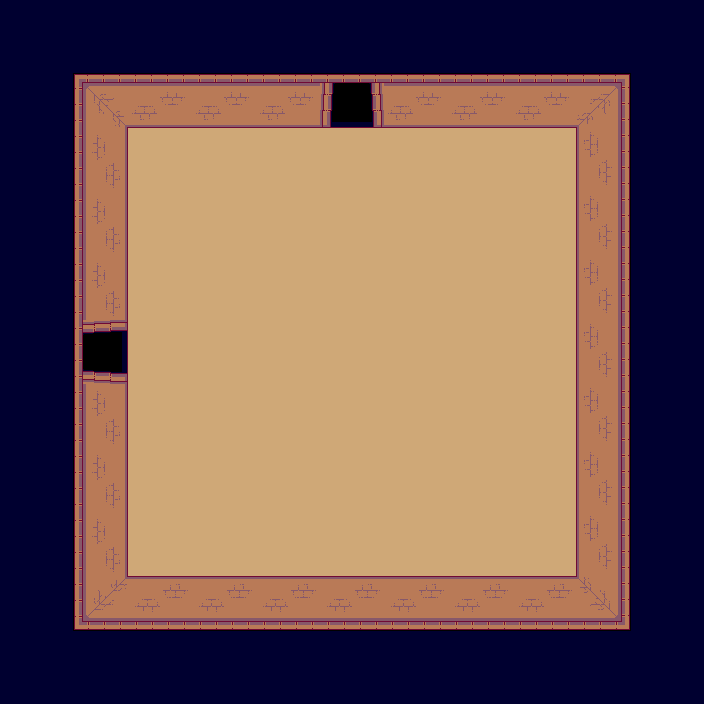

The image is a tile-based game level rendered from a .tmx file. Its description and complete source (layers, tilesets, objects, tile grids) follow:
An orthogonal 11x11 tile map with 64x64 px tiles, 2 tile layers (background, collision) and 3 objects (2x door, hero).

<map version="1.0" tiledversion="1.0.3" orientation="orthogonal" renderorder="right-down" width="11" height="11" tilewidth="64" tileheight="64" nextobjectid="4">
 <tileset firstgid="1" name="tileset" tilewidth="64" tileheight="64" tilecount="16" columns="4">
  <image source="../images/tileset.png" width="256" height="256" />
 </tileset>
 <layer name="background" width="11" height="11">
  <data>
   <tile gid="0" />
   <tile gid="0" />
   <tile gid="0" />
   <tile gid="0" />
   <tile gid="0" />
   <tile gid="0" />
   <tile gid="0" />
   <tile gid="0" />
   <tile gid="0" />
   <tile gid="0" />
   <tile gid="0" />
   <tile gid="0" />
   <tile gid="0" />
   <tile gid="0" />
   <tile gid="0" />
   <tile gid="0" />
   <tile gid="16" />
   <tile gid="0" />
   <tile gid="0" />
   <tile gid="0" />
   <tile gid="0" />
   <tile gid="0" />
   <tile gid="0" />
   <tile gid="0" />
   <tile gid="6" />
   <tile gid="6" />
   <tile gid="6" />
   <tile gid="6" />
   <tile gid="6" />
   <tile gid="6" />
   <tile gid="6" />
   <tile gid="0" />
   <tile gid="0" />
   <tile gid="0" />
   <tile gid="0" />
   <tile gid="6" />
   <tile gid="6" />
   <tile gid="6" />
   <tile gid="6" />
   <tile gid="6" />
   <tile gid="6" />
   <tile gid="6" />
   <tile gid="0" />
   <tile gid="0" />
   <tile gid="0" />
   <tile gid="0" />
   <tile gid="6" />
   <tile gid="6" />
   <tile gid="6" />
   <tile gid="6" />
   <tile gid="6" />
   <tile gid="6" />
   <tile gid="6" />
   <tile gid="0" />
   <tile gid="0" />
   <tile gid="0" />
   <tile gid="13" />
   <tile gid="6" />
   <tile gid="6" />
   <tile gid="6" />
   <tile gid="6" />
   <tile gid="6" />
   <tile gid="6" />
   <tile gid="6" />
   <tile gid="0" />
   <tile gid="0" />
   <tile gid="0" />
   <tile gid="0" />
   <tile gid="6" />
   <tile gid="6" />
   <tile gid="6" />
   <tile gid="6" />
   <tile gid="6" />
   <tile gid="6" />
   <tile gid="6" />
   <tile gid="0" />
   <tile gid="0" />
   <tile gid="0" />
   <tile gid="0" />
   <tile gid="6" />
   <tile gid="6" />
   <tile gid="6" />
   <tile gid="6" />
   <tile gid="6" />
   <tile gid="6" />
   <tile gid="6" />
   <tile gid="0" />
   <tile gid="0" />
   <tile gid="0" />
   <tile gid="0" />
   <tile gid="6" />
   <tile gid="6" />
   <tile gid="6" />
   <tile gid="6" />
   <tile gid="6" />
   <tile gid="6" />
   <tile gid="6" />
   <tile gid="0" />
   <tile gid="0" />
   <tile gid="0" />
   <tile gid="0" />
   <tile gid="0" />
   <tile gid="0" />
   <tile gid="0" />
   <tile gid="0" />
   <tile gid="0" />
   <tile gid="0" />
   <tile gid="0" />
   <tile gid="0" />
   <tile gid="0" />
   <tile gid="0" />
   <tile gid="0" />
   <tile gid="0" />
   <tile gid="0" />
   <tile gid="0" />
   <tile gid="0" />
   <tile gid="0" />
   <tile gid="0" />
   <tile gid="0" />
   <tile gid="0" />
   <tile gid="0" />
  </data>
 </layer>
 <layer name="collision" width="11" height="11">
  <properties>
   <property name="collision" value="true" />
  </properties>
  <data>
   <tile gid="4" />
   <tile gid="4" />
   <tile gid="4" />
   <tile gid="4" />
   <tile gid="4" />
   <tile gid="4" />
   <tile gid="4" />
   <tile gid="4" />
   <tile gid="4" />
   <tile gid="4" />
   <tile gid="4" />
   <tile gid="4" />
   <tile gid="1" />
   <tile gid="2" />
   <tile gid="2" />
   <tile gid="2" />
   <tile gid="0" />
   <tile gid="2" />
   <tile gid="2" />
   <tile gid="2" />
   <tile gid="3" />
   <tile gid="4" />
   <tile gid="4" />
   <tile gid="5" />
   <tile gid="0" />
   <tile gid="0" />
   <tile gid="0" />
   <tile gid="0" />
   <tile gid="0" />
   <tile gid="0" />
   <tile gid="0" />
   <tile gid="7" />
   <tile gid="4" />
   <tile gid="4" />
   <tile gid="5" />
   <tile gid="0" />
   <tile gid="0" />
   <tile gid="0" />
   <tile gid="0" />
   <tile gid="0" />
   <tile gid="0" />
   <tile gid="0" />
   <tile gid="7" />
   <tile gid="4" />
   <tile gid="4" />
   <tile gid="5" />
   <tile gid="0" />
   <tile gid="0" />
   <tile gid="0" />
   <tile gid="0" />
   <tile gid="0" />
   <tile gid="0" />
   <tile gid="0" />
   <tile gid="7" />
   <tile gid="4" />
   <tile gid="4" />
   <tile gid="0" />
   <tile gid="0" />
   <tile gid="0" />
   <tile gid="0" />
   <tile gid="0" />
   <tile gid="0" />
   <tile gid="0" />
   <tile gid="0" />
   <tile gid="7" />
   <tile gid="4" />
   <tile gid="4" />
   <tile gid="5" />
   <tile gid="0" />
   <tile gid="0" />
   <tile gid="0" />
   <tile gid="0" />
   <tile gid="0" />
   <tile gid="0" />
   <tile gid="0" />
   <tile gid="7" />
   <tile gid="4" />
   <tile gid="4" />
   <tile gid="5" />
   <tile gid="0" />
   <tile gid="0" />
   <tile gid="0" />
   <tile gid="0" />
   <tile gid="0" />
   <tile gid="0" />
   <tile gid="0" />
   <tile gid="7" />
   <tile gid="4" />
   <tile gid="4" />
   <tile gid="5" />
   <tile gid="0" />
   <tile gid="0" />
   <tile gid="0" />
   <tile gid="0" />
   <tile gid="0" />
   <tile gid="0" />
   <tile gid="0" />
   <tile gid="7" />
   <tile gid="4" />
   <tile gid="4" />
   <tile gid="9" />
   <tile gid="10" />
   <tile gid="10" />
   <tile gid="10" />
   <tile gid="10" />
   <tile gid="10" />
   <tile gid="10" />
   <tile gid="10" />
   <tile gid="11" />
   <tile gid="4" />
   <tile gid="4" />
   <tile gid="4" />
   <tile gid="4" />
   <tile gid="4" />
   <tile gid="4" />
   <tile gid="4" />
   <tile gid="4" />
   <tile gid="4" />
   <tile gid="4" />
   <tile gid="4" />
   <tile gid="4" />
  </data>
 </layer>
 <objectgroup name="objects">
  <object id="1" name="door_W" type="door" x="64" y="320" width="64" height="64">
   <properties>
    <property name="direction" value="W" />
    <property name="group" value="doors" />
    <property name="texture" value="" />
   </properties>
  </object>
  <object id="2" name="door_N" type="door" x="321" y="62" width="64" height="64">
   <properties>
    <property name="direction" value="N" />
    <property name="group" value="doors" />
    <property name="texture" value="" />
   </properties>
  </object>
  <object id="3" name="hero" type="hero" x="332" y="331" width="40" height="40">
   <properties>
    <property name="group" value="heroes" />
    <property name="texture" value="hero_spritesheet" />
    <property name="walking_speed" value="150" />
   </properties>
  </object>
 </objectgroup>
</map>
